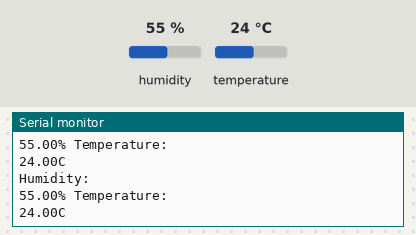
The sketch below on a simulated Arduino Uno, built with avr-gcc and run on an emulated ATmega328P. Parts: the last lines printed to the serial monitor. The inputs (shaded band) are chosen by the test bench; at power-on: humidity 55 %, temperature 24 °C.

Above: at 7.8 s.
7.9 s: humidity set to 22 %
At 13.6 s:
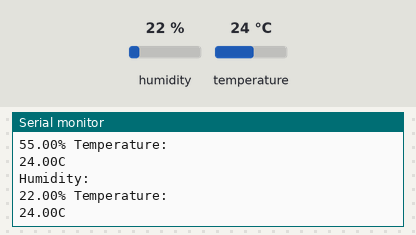
14.3 s: temperature set to 12 °C
At 18.2 s:
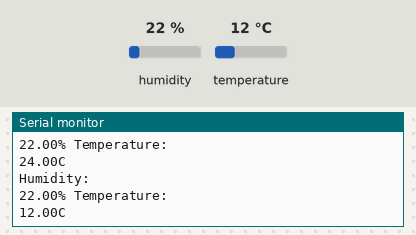
20.7 s: humidity set to 40 %
At 23.0 s:
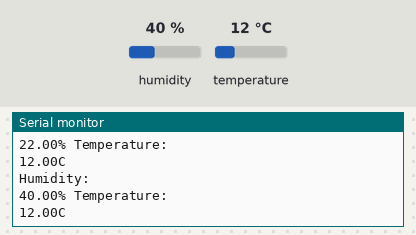
Timing chart, 0 to 24.5 s (numbered marks = the images above; inputs shaded):
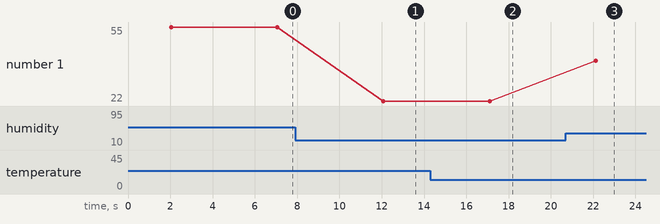

The sketch:

7.DhT_sensor_blink.ino
```cpp
#include "DHT.h"
#define DHTPIN 2 //digital pin connected to the DHT sensor
#define DHTTYPE DHT11  //DHT 11
//#define DHTTYPE DHT22  //DHT 22 (AM2302),AM2321
//#define DHTTYPE DHT21  //DHT 21 (AM2301)

DHT dht (DHTPIN,DHTTYPE);

void setup() {
  // put your setup code here, to run once:
Serial.begin(9600);
Serial.print(F("DHTxx test!"));

dht.begin();
}

void loop() {
  // put your main code here, to run repeatedly:
delay(2000); //wait for few seconds between measurements

float h = dht.readHumidity();

float t=dht.readTemperature();

if(isnan(h) || isnan(t))
{
  Serial.println(F("failed to read from DHT sensor!"));
  return;
}

Serial.println(F("Humidity:"));
Serial.print(h);
Serial.println(F("% Temperature:"));
Serial.print(t);

Serial.println(F("C"));
delay(3000);
}
```

Measured:
- after the input at 7.9 s, the serial monitor: prints a new line after 4.2 s (image 1)
- after the input at 14.3 s, the serial monitor: prints a new line after 2.8 s (image 2)
- after the input at 20.7 s, the serial monitor: prints a new line after 1.4 s (image 3)
- plotted number 1: 55 → 22 after the input at 7.9 s, 22 → 40 after the input at 20.7 s
